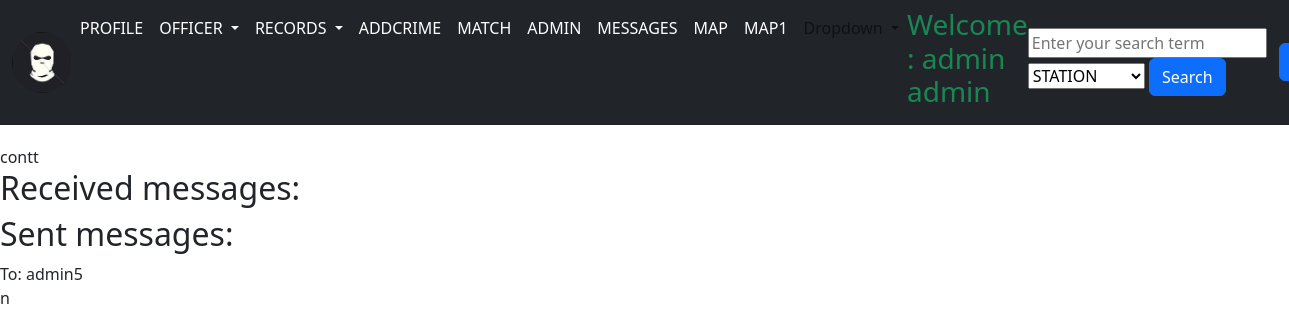
Screenshot of /messages (signed in) with the database file from the repository.
### models.py (models this page shows, shortened)
class User(db.Model, UserMixin):
    id = db.Column(db.Integer, primary_key=True)
    batchno = db.Column(db.String(20), unique=True, nullable=False)
    Phone_No = db.Column(db.String(21), nullable=True)
    Personal_email = db.Column(db.String(128), unique=True, nullable=False)
    first_name = db.Column(db.String(20), unique=False, nullable=False)
    last_name = db.Column(db.String(20), unique=False, nullable=False)
    rank = db.Column(db.String(20), unique=False, nullable=False)
    station = db.Column(db.String(120), db.ForeignKey('location.id'))
    profile_pic = db.Column(db.String(), nullable=True)
    dob = db.Column(db.DateTime, nullable=False)
    Supervisor_id = db.Column(
        db.String(128), nullable=False)
    active = db.Column(db.Boolean, default=False, nullable=False)
    gender = db.Column(db.String(20), unique=False, nullable=False)
    caught_by_user = db.relationship('Crimerecords', foreign_keys='Crimerecords.caught_by', backref='caught_by_id')
    messages_sent = db.relationship('Message', foreign_keys='Message.sender_id', backref='sender')
    messages_received = db.relationship('Message', foreign_keys='Message.recipient_id', backref='recipient')
    date_added = db.Column(db.DateTime, default=datetime.utcnow)
    password_hash = db.Column(db.String(128))

class Message(db.Model):
    id = db.Column(db.Integer, primary_key=True)
    text = db.Column(db.String)
    encrypted_text = db.Column(db.LargeBinary)  # store the encrypted message as binary data
    picture = db.Column(db.String(80), nullable=True)
    recipient_id = db.Column(db.Integer, db.ForeignKey('user.id'))
    sender_id = db.Column(db.Integer, db.ForeignKey('user.id'))

### app.py (the view)
@app.route('/messages')
def messages():
    user_id = current_user.id  # hardcoded for simplicity, you can use a session variable to store the current user's id
    user = User.query.get(user_id)
    received_messages = user.messages_received
    sent_messages = user.messages_sent
    return render_template('messages.html', received_messages=received_messages, sent_messages=sent_messages)

### app.py (called while the page is built)
@login_manager.user_loader
def load_user(user_id):
	return User.query.get(int(user_id))

### Templates/messages.html (shortened to what this page needs)
{% extends 'base.html' %}
{% block content %}
<marquee direction = "right" behavior ="alternate">contt</marquee>
<h2>Received messages:</h2>
<h2>Sent messages:</h2>
{% for message in sent_messages %}
  <p>To: {{ message.recipient.batchno }}
    <br>{{ message.text }}</p>
{% endfor %}
{% endblock %}

### Templates/navbar.html (shortened to what this page needs)
<link href="../static/dist/css/bootstrap.min.css" rel="stylesheet">
<nav class="navbar navbar-expand-lg bg-dark">
  <link href="navbar.css" rel="stylesheet">
  <div class="container-fluid">
      {% if current_user.profile_pic %}
		<img src="{{ url_for('static', filename='images/' + current_user.profile_pic)}}" img class="img-profile rounded-circle" width="60x60">
		{% else %}
		<img src="{{ url_for('static', filename='images/default_photo.jpg')}}" img class="img-profile rounded-circle" width="60x60">
		{% endif %}
    <div class="collapse navbar-collapse" id="navbarSupportedContent">
      <ul class="navbar-nav me-auto mb-2 mb-lg-0">
        <li class="nav-item">
          <a class="nav-link px-2 text-white" aria-current="page" href="{{url_for('index')}}">PROFILE</a>
        </li>
        <li class="nav-item dropdown">
          <a class="nav-link dropdown-toggle text-white" href="" role="button" data-bs-toggle="dropdown" aria-expanded="false">
            OFFICER
          </a>
          <li class="nav-item dropdown">
            <a class="nav-link dropdown-toggle text-white" href="" role="button" data-bs-toggle="dropdown" aria-expanded="false">
              RECORDS
            </a>
        </li>
        <li class="nav-item">
          <a class="nav-link px-2 text-white" aria-current="page" href="{{url_for('addcrime')}}">ADDCRIME</a>
        </li>
         <li class="nav-item">
          <a class="nav-link px-2 text-white" aria-current="page" href="{{url_for('match')}}">MATCH</a>
        </li>
        {%if current_user.batchno == "admin"%}
        <li class="nav-item">
          <a class="nav-link px-2 text-white" aria-current="page" href="/admin">ADMIN</a>
        </li>
        {%endif%}
        <li class="nav-item">
          <a class="nav-link px-2 text-white" aria-current="page" href="/send_message">MESSAGES</a>
        </li>
        <li class="nav-item">
          <a class="nav-link px-2 text-white" aria-current="page" href="/map">MAP</a>
        </li>
        <li class="nav-item">
          <a class="nav-link px-2 text-white" aria-current="page" href="/map1">MAP1</a>
        </li>
        <li class="nav-item dropdown">
          <a class="nav-link dropdown-toggle" href="#" role="button" data-bs-toggle="dropdown" aria-expanded="false">
            Dropdown
          </a>
        </li>
        <li class="nav-item">
          <h3 class="text-success">Welcome : {{current_user.first_name }} {{current_user.last_name }}</h3>
        </li>
      </ul>
    </div>
    <form method="POST" action="{{ url_for('search') }}">
      <input type="text" name="search_term" placeholder="Enter your search term">
      <select name="filter_option">
        <option value="last_name">STATION</option>
      </select>
      <button type="submit" class="btn btn-primary">Search</button>
    </form>
  </div>
<a href="{{url_for('logout')}}" class="btn btn-primary btn-block">Logout</a>
</nav>

### static/css/navbar.css (style rules this page uses)
body { padding-bottom: 20px; }
.navbar { margin-bottom: 20px; }

### rows the page displays
User: first_name "admin", last_name "admin"
Message: recipient.batchno "admin5", text "n"
